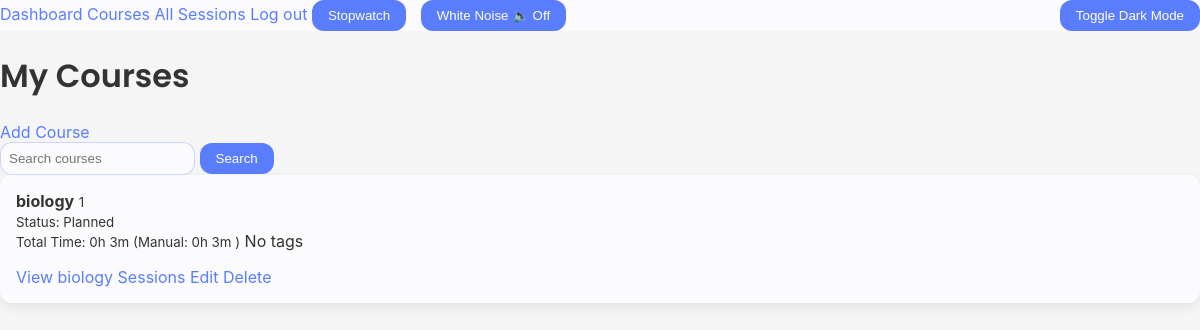
Screenshot of /courses (signed in) with the database file from the repository.
### models.py (models this page shows, shortened)
class Course(db.Model, UserMixin):
    id = db.Column(db.Integer, primary_key=True)
    coursename = db.Column(db.String(150),nullable=False)
    description = db.Column(db.Text, nullable=False)
    status = db.Column(db.String(20), nullable=False, default='planned')
    createdat = db.Column(db.DateTime, default=datetime.utcnow)
    manual_hours = db.Column(db.Integer, default=0)
    total_hours = db.Column(db.Integer, nullable=False, default=0)
    user_id = db.Column(db.Integer, db.ForeignKey('user.id'), nullable=False) # links the course to a user
    sess = db.relationship('Sess', backref='course', lazy=True, cascade="all, delete-orphan")
    tags = db.Column(db.String(200))

### app.py (the view)
    @app.route('/courses')
    @login_required
    def list_courses():
        query = request.args.get('q', '').strip()
        base_query = Course.query.filter_by(user_id=current_user.id)
        if query:
            base_query = base_query.filter(
                (Course.coursename.ilike(f"%{query}%")) |
                (Course.description.ilike(f"%{query}")) |
                (Course.tags.ilike(f"%{query}%"))
            )
        courses = base_query.all()
        return render_template("courses.html", courses=courses, query=query)

### templates/courses.html (shortened to what this page needs)
{% extends "base.html" %}
{% block content %}
<h1>My Courses</h1>
<a href="{{ url_for('add_course')}}" class="course-link">Add Course</a>
<div>
    <form method="GET">
        <input type="text" name="q" value="{{ query }}" placeholder="Search courses">
        <button type="submit">Search</button>
    </form>
    {% for course in courses %}
    <div class="course-card">
        <strong>{{ course.coursename }}</strong>
        <small>{{ course.description }}</small><br>
        {% set status_display = {'planned':'Planned', 'in_progress':'In progress', 'completed':'Completed'} %}
        <small>Status: {{ status_display[course.status] }}</small><br>
        <small> Total Time: {{ course.total_hours // 60 }}h {{ course.total_hours % 60 }}m </small>
        <small>(Manual: {{ course.manual_hours // 60 }}h {{ course.manual_hours % 60 }}m )</small>
        {% if course.tags %}
        <p style="font-size: xx-small;"> Tags:
            {% for tag in course.tags.split(',') %}
            <span class="tag"></span>{{ tag }}</span>
            {% endfor %}
            {% else %}
            <span>No tags</span>
            {% endif %}
        <div class="actions">
            <a href="{{ url_for('list_sessions', course_id=course.id) }}" class="course-link">View {{ course.coursename
                }} Sessions</a>
            <a href="{{ url_for('edit_course', course_id=course.id )}}" class="course-link">Edit</a>
            <a href="{{ url_for('delete_course', course_id=course.id)}}" class="course-link">Delete</a>
        </div>
    </div>
    {% else %}
    <p> No Courses yet.</p>
    {% endfor %}
    {% endblock %}

### static/styles.css (style rules this page uses)
:root { --bg-main: #f5f5f5; --bg-card: #fbfbfd; --text-main: #333333; --text-muted: #555555; --accent-primary: #5a7dff; --accent-secondary: #9b5aff; --accent-alert: #ff6b6b; --border-radius: 12px; --shadow-light: 0 4px 12px rgba(0, 0, 0, 0.08); --nav-bg: var(--bg-card); --footer-bg: var(--bg-card); --input-bg: var(--bg-card); --input-color: var(--text-main); --input-border: rgba(90, 125, 255, 0.3); --nav-bg-dark: #101418; --footer-bg-dark: #101418; --input-bg-dark: #101418; --input-color-dark: #cfd8e0; }
body { font-family: 'Inter', 'Roboto', sans-serif; background: var(--bg-main); color: var(--text-main); margin: 0; padding: 0; transition: background 0.3s, color 0.3s; }
h1, h2, h3 { font-family: 'Poppins', sans-serif; font-weight: 600; color: var(--text-main); }
a { color: var(--accent-primary); text-decoration: none; }
.card, .course-card { background: var(--bg-card); color: var(--text-main); border-radius: var(--border-radius); box-shadow: var(--shadow-light); padding: 1rem; transition: transform 0.2s ease, box-shadow 0.2 ease; }
button { background: var(--accent-primary); color: white; border: none; border-radius: var(--border-radius); padding: 0.5rem 1rem; cursor: pointer; transition: background 0.3s, box-shadow 0.3s; }
input, textarea { background-color: var(--input-bg); color: var(--input-color); border: 1px solid var(--input-border); border-radius: var(--border-radius); padding: 0.5rem; transition: all 0.3s; }

### rows the page displays
Course: coursename "biology", description "1", status "Planned", total_hours "0", course.total_hours%60 "3", manual_hours "0", course.manual_hours%60 "3", tags "No tags"
